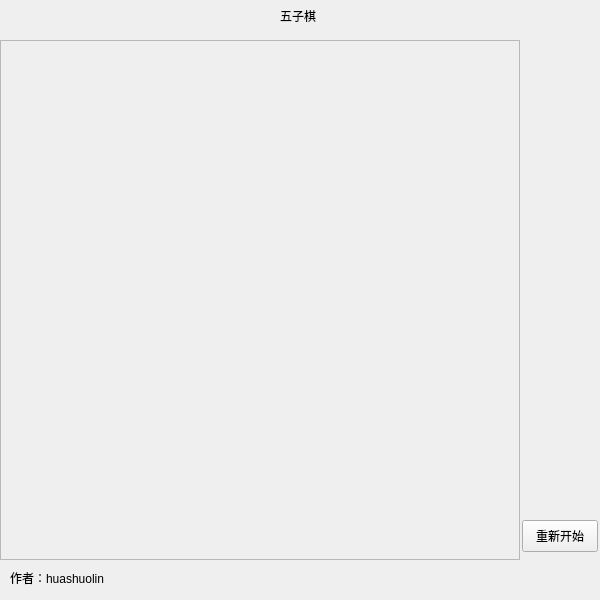
<?xml version="1.0" encoding="UTF-8"?>
<ui version="4.0">
 <class>CMainWidgetClass</class>
 <widget class="QWidget" name="CMainWidgetClass">
  <property name="geometry">
   <rect>
    <x>0</x>
    <y>0</y>
    <width>600</width>
    <height>600</height>
   </rect>
  </property>
  <property name="acceptDrops">
   <bool>true</bool>
  </property>
  <property name="windowTitle">
   <string>CMainWidget 棋盘游戏</string>
  </property>
  <property name="styleSheet">
   <string notr="true">#pushButton_blackPiece,
#pushButton_whitePiece
{
	border:null;
}

#pushButton_blackPiece:checked,
#pushButton_whitePiece:checked
{
	background:#C0C0C0;
}</string>
  </property>
  <layout class="QVBoxLayout" name="verticalLayout">
   <property name="spacing">
    <number>0</number>
   </property>
   <property name="leftMargin">
    <number>0</number>
   </property>
   <property name="topMargin">
    <number>0</number>
   </property>
   <property name="rightMargin">
    <number>0</number>
   </property>
   <property name="bottomMargin">
    <number>0</number>
   </property>
   <item>
    <widget class="QWidget" name="widget_title" native="true">
     <property name="maximumSize">
      <size>
       <width>16777215</width>
       <height>40</height>
      </size>
     </property>
     <widget class="QLabel" name="label_2">
      <property name="geometry">
       <rect>
        <x>280</x>
        <y>8</y>
        <width>40</width>
        <height>16</height>
       </rect>
      </property>
      <property name="text">
       <string>五子棋</string>
      </property>
     </widget>
    </widget>
   </item>
   <item>
    <widget class="QWidget" name="widget_body" native="true">
     <layout class="QHBoxLayout" name="horizontalLayout">
      <property name="spacing">
       <number>0</number>
      </property>
      <property name="leftMargin">
       <number>0</number>
      </property>
      <property name="topMargin">
       <number>0</number>
      </property>
      <property name="rightMargin">
       <number>0</number>
      </property>
      <property name="bottomMargin">
       <number>0</number>
      </property>
      <item>
       <widget class="CGameView" name="widget_chessboard">
        <property name="frameShape">
         <enum>QFrame::StyledPanel</enum>
        </property>
        <property name="frameShadow">
         <enum>QFrame::Raised</enum>
        </property>
       </widget>
      </item>
      <item>
       <widget class="QWidget" name="widget_pieces" native="true">
        <property name="maximumSize">
         <size>
          <width>80</width>
          <height>16777215</height>
         </size>
        </property>
        <widget class="QPushButton" name="pushButton_blackPiece">
         <property name="geometry">
          <rect>
           <x>26</x>
           <y>120</y>
           <width>32</width>
           <height>32</height>
          </rect>
         </property>
         <property name="styleSheet">
          <string notr="true"/>
         </property>
         <property name="text">
          <string/>
         </property>
         <property name="icon">
          <iconset>
           <normalon>:/Resources/black.png</normalon>
          </iconset>
         </property>
         <property name="iconSize">
          <size>
           <width>32</width>
           <height>32</height>
          </size>
         </property>
         <property name="checkable">
          <bool>true</bool>
         </property>
        </widget>
        <widget class="QPushButton" name="pushButton_whitePiece">
         <property name="geometry">
          <rect>
           <x>26</x>
           <y>280</y>
           <width>32</width>
           <height>32</height>
          </rect>
         </property>
         <property name="styleSheet">
          <string notr="true"/>
         </property>
         <property name="text">
          <string/>
         </property>
         <property name="icon">
          <iconset>
           <normalon>:/Resources/white.png</normalon>
          </iconset>
         </property>
         <property name="iconSize">
          <size>
           <width>32</width>
           <height>32</height>
          </size>
         </property>
         <property name="checkable">
          <bool>true</bool>
         </property>
        </widget>
        <widget class="QPushButton" name="pushButton_restart">
         <property name="geometry">
          <rect>
           <x>2</x>
           <y>480</y>
           <width>76</width>
           <height>32</height>
          </rect>
         </property>
         <property name="text">
          <string>重新开始</string>
         </property>
        </widget>
       </widget>
      </item>
     </layout>
    </widget>
   </item>
   <item>
    <widget class="QWidget" name="widget_bottom" native="true">
     <property name="maximumSize">
      <size>
       <width>16777215</width>
       <height>40</height>
      </size>
     </property>
     <widget class="QLabel" name="label">
      <property name="geometry">
       <rect>
        <x>10</x>
        <y>10</y>
        <width>200</width>
        <height>16</height>
       </rect>
      </property>
      <property name="text">
       <string>作者：huashuolin</string>
      </property>
     </widget>
    </widget>
   </item>
  </layout>
 </widget>
 <layoutdefault spacing="6" margin="11"/>
 <customwidgets>
  <customwidget>
   <class>CGameView</class>
   <extends>QFrame</extends>
   <header>GameView.h</header>
   <container>1</container>
  </customwidget>
 </customwidgets>
 <resources/>
 <connections/>
</ui>
